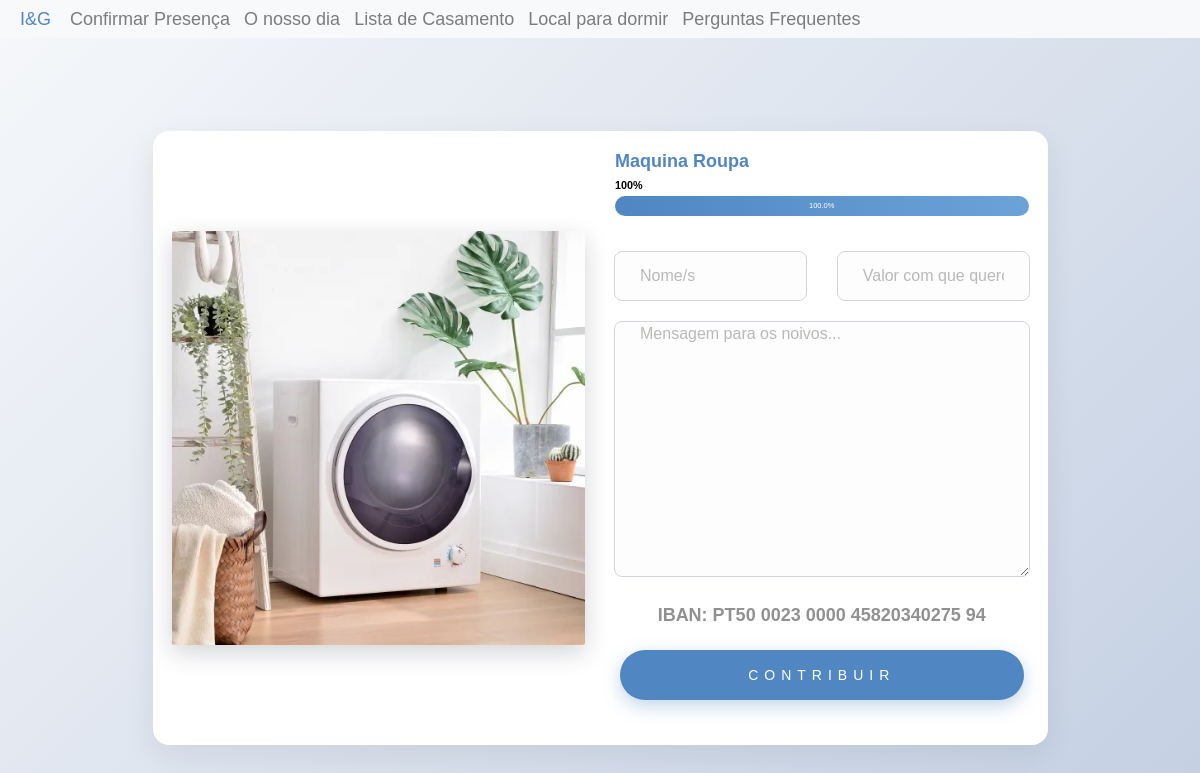
The app's page /products/product/1/1 with its own data.
### inesegoncalo/models/product_images.py (models this page shows)
class ProductImage(db.Model ,model.Model,model.Base):
    __tablename__ = 'product_images'
    __table_args__ = {'extend_existing': True}
    id = Column(Integer, primary_key=True)
    path = Column(Text)
    product_id = Column(Integer, ForeignKey('products.id'))
    product = relationship('Product', back_populates="images")

### inesegoncalo/models/products.py (models this page shows, shortened)
class Product(db.Model, model.Model, model.Base):
    __tablename__ = 'products'
    __table_args__ = {'extend_existing': True}
    id = Column(Integer, primary_key=True)
    name = Column(String(80), unique=True, nullable=False)
    description = Column(Text)
    price = Column(Float)
    price_paid = Column(Float, default=0.0)
    store = Column(Text)
    show_price = Column(Boolean, default=True)
    priority = Column(Integer, default=10)
    category_id = Column(Integer, ForeignKey('categories.id'), nullable=True)
    images = relationship('ProductImage', back_populates="product")
    contributions = relationship('Contribution', back_populates="product")
    category = relationship('Category', back_populates="products")
    def calculate_percentage(self):
        if self.price:
            ratio = self.price_paid / self.price
            return ratio * 100 if ratio <= 1 else 100
        else:
            return 0.0

### inesegoncalo/modules/products.py (the view, shortened to what this page needs)
@bp.route('/product/<product_id>', methods=('GET', 'POST'))
@bp.route('/product/<product_id>/<contribution_id>', methods=('GET', 'POST'))
def product(product_id,contribution_id=None):
    product = Product.query.filter_by(id=product_id).first()
    contribution=None
    if contribution_id:
        contribution = Contribution.query.filter_by(id=contribution_id).first()
    return render_template('products/product.html',product=product,contribution=contribution)

### inesegoncalo/templates/products/product.html (shortened to what this page needs)
{% extends 'layout.html' %}
{% import 'macros/progress_bar.html' as progress_bar with context %}
{% import 'macros/contributions.html' as contributions with context %}
{% block content %}
<link href="{{ url_for('static', filename='style/base.css')}}" rel="stylesheet">
<section class="product-page-section py-5">
  <div class="container">
    <div class="row justify-content-center">
      <div class="col-lg-10">
        <div class="product-detail-card">
          <div class="row align-items-center">
            <div class="col-md-6 mb-4 mb-md-0">
              {% if product.images %}
              <img
                class="img-fluid rounded product-detail-image"
                src="{{ url_for('static', filename=product.images[0].path) }}"
                alt="{{ product.name }}"
              />
              {% endif %}
            </div>
            <div class="col-md-6">
              <h1 class="product-detail-title">{{ product.name }}</h1>
              {% if product.show_price and product.price %}
              {% set percentage = product.calculate_percentage() %}
              <div class="product-detail-progress mb-4">
                <div class="d-flex justify-content-between mb-1">
                  <small class="font-weight-bold">{{ '%.0f'|format(percentage) }}%</small>
                </div>
                {{ progress_bar.progress_bar(percentage) }}
              </div>
              {% endif %}
              {{ contributions.contribution_form() }}
            </div>
          </div>
        </div>
      </div>
    </div>
  </div>
</section>
{% endblock %}

### inesegoncalo/static/style/main.css (style rules this page uses)
html { font-size: 10px; }
html, body { height: 100%; }
body { background: #ffffff; font-family: 'Metropolis', sans-serif; font-size: 1.8rem; font-style: normal; font-weight: normal; line-height: 1.778; color: #000000; margin: 0; padding: 0; position: relative; }
h1, h2, h3, h4, h5, h6, .h1, .h2, .h3, .h4, .h5, .h6 { font-family: 'Metropolis', sans-serif ; font-weight: 700; font-style: normal; color: #000000; font-variant-ligatures: common-ligatures; text-rendering: optimizeLegibility; }
h1, .h1, h2, .h2, h3, .h3, h4, .h4 { margin-top: 6rem; margin-bottom: 1.6rem; }
h1, .h1 { font-size: 3.6rem; line-height: 1.222; }
small { font-size: 1.2rem; line-height: inherit; }
::placeholder { color: #8c8c8c; }

### inesegoncalo/static/style/card.css (style rules this page uses)
body { background-color: #f8f9fa!important }

### inesegoncalo/static/style/base.css (style rules this page uses)
html { line-height: 1.15; -webkit-text-size-adjust: 100%; }
body { margin: 0; }
h1 { font-size: 2em; margin: 0.67em 0; }
small { font-size: 80%; }
img { border-style: none; }
html { font-size: 62.5%; box-sizing: border-box; }
*, *::before, *::after { box-sizing: inherit; }
body { font-weight: normal; line-height: 1; word-wrap: break-word; -moz-font-smoothing: grayscale; -moz-osx-font-smoothing: grayscale; -webkit-font-smoothing: antialiased; -webkit-overflow-scrolling: touch; -webkit-text-size-adjust: none; }
svg, img, video embed, iframe, object { max-width: 100%; height: auto; }
div, dl, dt, dd, ul, ol, li, h1, h2, h3, h4, h5, h6, pre, form, p, blockquote, th, td { margin: 0; padding: 0; }
small { font-size: 60%; line-height: inherit; }
.row { max-width: 1400px; margin: 0 auto; display: -ms-flexbox; display: -webkit-flex; display: flex; -webkit-flex-flow: row wrap; -ms-flex-flow: row wrap; flex-flow: row wrap; }
.row .row { width: auto; max-width: none; margin-left: -20px; margin-right: -20px; }
@media screen and (max-width:1200px) { .row .row { margin-left: -16px; margin-right: -16px; } }

### inesegoncalo/templates/products/product.html (style rules this page uses)
.product-page-section { background: linear-gradient(135deg, #f5f7fa 0%, #c3cfe2 100%); min-height: 100vh; display: flex; align-items: center; }
.product-detail-card { background: #ffffff; border-radius: 16px; box-shadow: 0 10px 30px rgba(15, 23, 42, 0.08); padding: 2rem; }
.product-detail-title { color: #5086c1; font-weight: 700; font-size: 1.8rem; margin-bottom: 0.75rem; }
.product-detail-image { box-shadow: 0 8px 24px rgba(15, 23, 42, 0.18); border-radius: 12px; }

### records on screen
ProductImage: path (picture)
Product: name "Maquina Roupa"

### other values on screen
{{ '%.0f'|format(percentage) }} "100"
{{ percentage }} "100.0"
